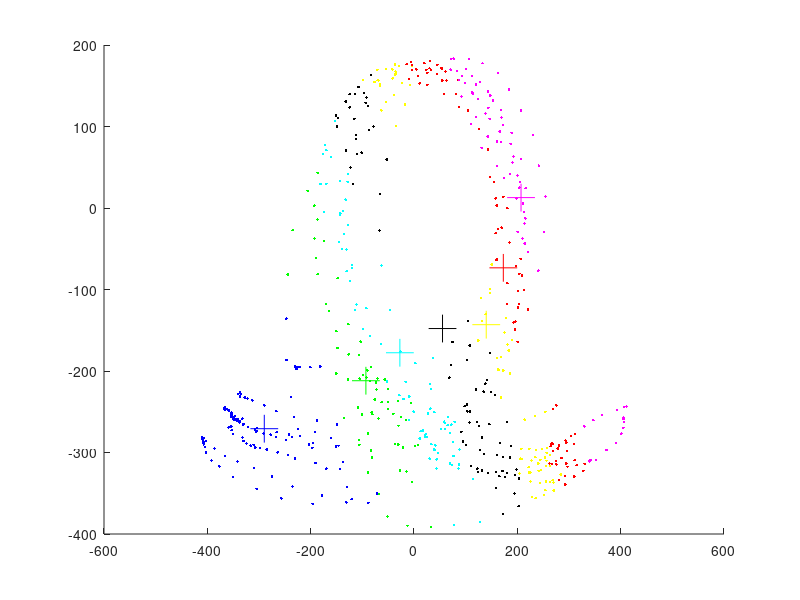

Recreate this plot in MATLAB.
close all; clear; clc;

load('gesture_dataset.mat');
Input = gesture_l;
center = init_cluster_l;
% x=Input(:,:,1),y=Input(:,:,2),z=Input(:,:,3)
% plot3(x(:),y(:),z(:));
cluster_number = 7;
sample_idx = 0;
for m = 1 : size(Input, 1)
    for j = 1 : size(Input, 2)
        sample_idx = sample_idx + 1;
        for k = 1 : size(Input, 3)
            
            Data(sample_idx, k) = Input(m, j, k);
        end
        
    end
    
end

y = zeros(7 ,3);
J = zeros(7,1);
y(1, :) = mean(Data, 1);
k = 1;
Label = zeros(size(Data, 1), 1);
Cluster = cell(7, 1);
Cluster{1, 1} = Data;
while (k < cluster_number)
    [~, i] = max(J(1 : k));
    Center_a = y(i, :) + [0.08, 0.05, 0.02];
    Center_b = y(i, :) - [0.08, 0.05, 0.02];
    Label = zeros(size(Cluster{i}, 1), 1);
    for m = 1 : size(Cluster{i}, 1)
        distance_a = sum((Cluster{i, 1}(m, :) - Center_a) .^ 2);
        distance_b = sum((Cluster{i, 1}(m, :) - Center_b) .^ 2);
        if (distance_a > distance_b)
        Label(m) = i;
    else
        Label(m) = k + 1;
    end
    end
    Cluster{k + 1, 1} = Cluster{i, 1}(Label == k + 1, :);
    Cluster{i, 1} = Cluster{i, 1}(Label == i, :);
    y(i, :) = mean(Cluster{i, 1}, 1);
    J(i) = sum(Cluster{i, 1}(:));
    
    y(k + 1, :) = mean(Cluster{k + 1, 1}, 1);
    J(k + 1) = sum(Cluster{k + 1, 1}(:));
    k = k + 1;
    
end
new_center = y;

figure()
hold on;
plot3(Cluster{1}(:,1),Cluster{1}(:,2),Cluster{1}(:,3),'b.')
plot3(new_center(1, 1),new_center(1, 2),new_center(1, 3),'b+','MarkerSize',20);
plot3(Cluster{2}(:,1),Cluster{2}(:,2),Cluster{2}(:,3),'k.')
plot3(new_center(2, 1),new_center(2, 2),new_center(2, 3),'k+','MarkerSize',20);
plot3(Cluster{3}(:,1),Cluster{3}(:,2),Cluster{3}(:,3),'r.')
plot3(new_center(3, 1),new_center(3, 2),new_center(3, 3),'r+','MarkerSize',20);
plot3(Cluster{4}(:,1),Cluster{4}(:,2),Cluster{4}(:,3),'g.')
plot3(new_center(4, 1),new_center(4, 2),new_center(4, 3),'g+','MarkerSize',20);
plot3(Cluster{5}(:,1),Cluster{5}(:,2),Cluster{5}(:,3),'m.')
plot3(new_center(5, 1),new_center(5, 2),new_center(5, 3),'m+','MarkerSize',20);
plot3(Cluster{6}(:,1),Cluster{6}(:,2),Cluster{6}(:,3),'y.')
plot3(new_center(6, 1),new_center(6, 2),new_center(6, 3),'y+','MarkerSize',20);
plot3(Cluster{7}(:,1),Cluster{7}(:,2),Cluster{7}(:,3),'c.')
plot3(new_center(7, 1),new_center(7, 2),new_center(7, 3),'c+','MarkerSize',20);
